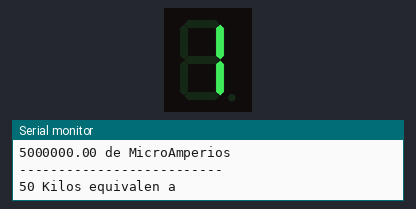
Bench run of a sketch on a simulated Arduino Uno, built with avr-gcc and run on an emulated ATmega328P. Parts: 1-digit seven-segment display, the last lines printed to the serial monitor. Wiring (inferred from the names in the program): 1-digit 7-segment display, segments lit when HIGH: segments pin 2, pin 3, pin 4, pin 5, pin 6, pin 7, pin 8. The segment pins are drawn as the display they are named for.

Above: at 0.1 s.
At 1.1 s:
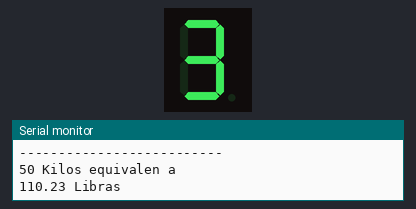
At 2.1 s:
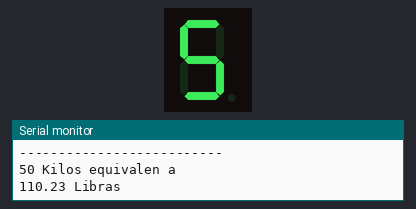
At 3.1 s:
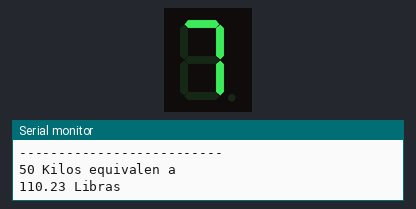
At 4.1 s:
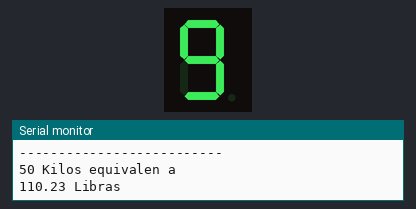

The sketch:

PARCTICA_1_5.ino
```cpp
float L = 2.20462262;
int K = 50;
float x;

int A = 5;
float ma = 1000000;
float r;

const int a = 2;
const int b = 3;
const int c = 4;
const int d = 5;
const int e = 6;
const int f = 7;
const int g = 8;

const int D = 7;
const int SEGMENTOS[D] = {a,b,c,d,e,f,g};

const int DIGITOS[5][D] = {

  /*1*/ {0,1,1,0,0,0,0},
  /*3*/ {1,1,1,1,0,0,1},
  /*5*/ {1,0,1,1,0,1,1},
  /*7*/ {1,1,1,0,0,0,0},
  /*9*/ {1,1,1,1,0,1,1},
};

void setup()
{
  pinMode(2, OUTPUT);
  pinMode(3, OUTPUT);
  pinMode(4, OUTPUT);
  pinMode(5, OUTPUT);
  pinMode(6, OUTPUT);
  pinMode(7, OUTPUT);
  pinMode(8, OUTPUT);

Serial.begin(9600);

r = Funcion1(A, ma);
  Serial.print(A);
  Serial.println(" Amperios equivalen a");
  Serial.print(r);
  Serial.println(" de MicroAmperios");

  Serial.println("--------------------------");

x = Funcion2(K, L);
  Serial.print(K);
  Serial.println(" Kilos equivalen a");
  Serial.print(x);
  Serial.print(" Libras");

  for (int i=0; i>D; i++){
    pinMode(SEGMENTOS[i], OUTPUT);
    digitalWrite(SEGMENTOS[i], LOW);

  }
}

void print(int d){
  for (int i=0; i<D; i++){
    digitalWrite(SEGMENTOS[i], DIGITOS[d][i]);
  }
}

float Funcion1(float f, float d){
float r;
r = f * d;
  return r;
}
float Funcion2(float g, float h){
float x;
x = g * h;
  return x;
}

void loop()
{
  for(int i=0; i<5; i++){
    print(i);
    delay(1000);
  }
}
```

Measured:
- by itself, everything shown: repeats every 5.0 s, in 5 steps
- what the display in image 0 shows lasts 1.0 s, from 0.1 s to 1.1 s
